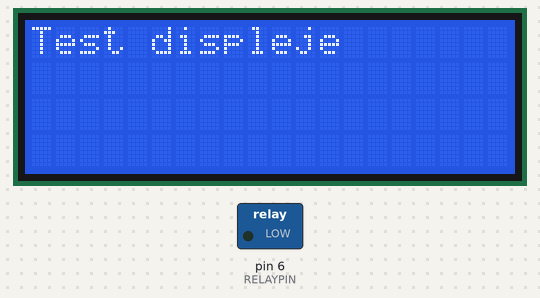
A sketch run on a simulated Arduino Uno, built with avr-gcc and run on an emulated ATmega328P. Parts: 20×4 character LCD, switched loads named in the sketch (green lamp = pin HIGH). Random numbers use the default seed unless the sketch sets one.

Above: at 0.1 s.
At 0.8 s:
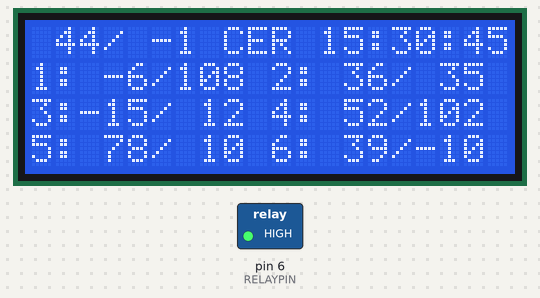
At 16.2 s:
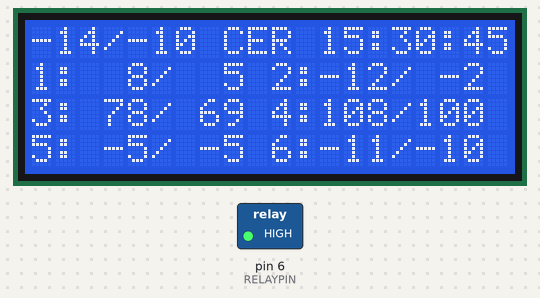
At 36.7 s:
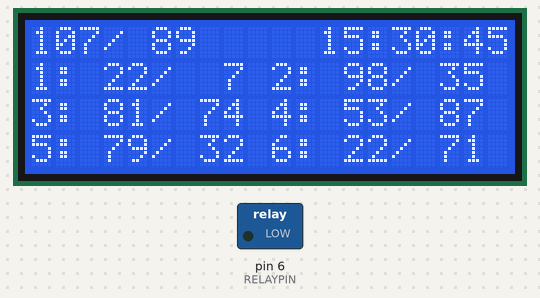
Timing chart, 0 to 38.2 s (numbered marks = the images above):
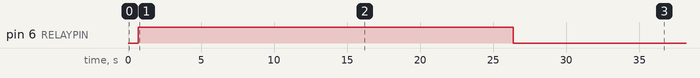

The sketch:

displayTest.ino
```cpp
#include <Wire.h>
#include <LiquidCrystal_I2C.h>
#define LCDADDRESS   0x27 //0x20 for 16x2
#define EN           2
#define RW           1
#define RS           0
#define D4           4
#define D5           5
#define D6           6
#define D7           7
#define BACKLIGHT    3
#define POL          POSITIVE
#define LCDROWS      4
#define LCDCOLS      20
LiquidCrystal_I2C lcd(LCDADDRESS,EN,RW,RS,D4,D5,D6,D7,BACKLIGHT,POL);  // set the LCD

#define RELAYPIN                            6

//-------------------------------------------- S E T U P ------------------------------------------------------------------------------
void setup() {
  lcd.begin(LCDCOLS,LCDROWS);               // initialize the lcd
  lcd.setBacklight(255);
  lcd.clear();
  lcd.print("Test displeje");
  delay(500);
  lcd.clear();

  pinMode(RELAYPIN, OUTPUT);

  randomSeed(analogRead(0));
}
/*
  01234567890123456789
  --------------------
0|xxx/xxx     15:30:45
1|1:xxx/xxx 2:xxx/xxx
2|3:xxx/xxx 4:xxx/xxx
3|5:xxx/xxx 6:xxx/xxx
  --------------------
  01234567890123456789
*/

void loop() {
  lcd.setCursor(0, 0); //col,row
  lcd.print("       ");
  lcd.setCursor(0, 0); //col,row
  float randNumber = random(-15, 110);
  addSpaces(randNumber);
  lcd.print((int)randNumber);
  lcd.setCursor(3, 0); //col,row
  lcd.print("/");
  randNumber = random(-15, 110);
  addSpaces(randNumber);
  lcd.print((int)randNumber);
  lcd.setCursor(12, 0); //col,row
  lcd.print("15:30:45");

  for (byte i=0; i<6; i=i+2) {
    lcd.setCursor(0, i/2+1);
    lcd.print(i+1);
    lcd.print(":       ");
    lcd.setCursor(2, i/2+1);
    randNumber = random(-15, 110);
    addSpaces(randNumber);
    lcd.print((int)randNumber);
    lcd.setCursor(5, i/2+1);
    lcd.print("/");
    randNumber = random(-15, 110);
    addSpaces(randNumber);
    lcd.print((int)randNumber);
    lcd.setCursor(10, i/2+1);
    lcd.print(i+2);
    lcd.print(":       ");
    lcd.setCursor(12, i/2+1);
    randNumber = random(-15, 110);
    addSpaces(randNumber);
    lcd.print((int)randNumber);
    lcd.setCursor(15, i/2+1);
    lcd.print("/");
    randNumber = random(-15, 110);
    addSpaces(randNumber);
    lcd.print((int)randNumber);
  }

  byte relay=(int)random(0, 2);
  digitalWrite(RELAYPIN,relay);
  lcd.setCursor(8, 0);
  if (relay==0) {
    lcd.print("    ");
  }else{
    lcd.print("CER");
  }

  delay(5000);
}

void addSpaces(int cislo) {
  if (cislo<100 && cislo>0) lcd.print(" ");
  if (cislo<10 && cislo>0) lcd.print(" ");
  if (cislo<=0 && cislo>-10) lcd.print(" ");
}
```

Measured:
- by itself, pin 6 (RELAYPIN): LOW → HIGH at 0.71 s, → LOW 25.7 s later
- what the display in image 1 shows lasts 5.2 s, from 0.7 s to 5.9 s
